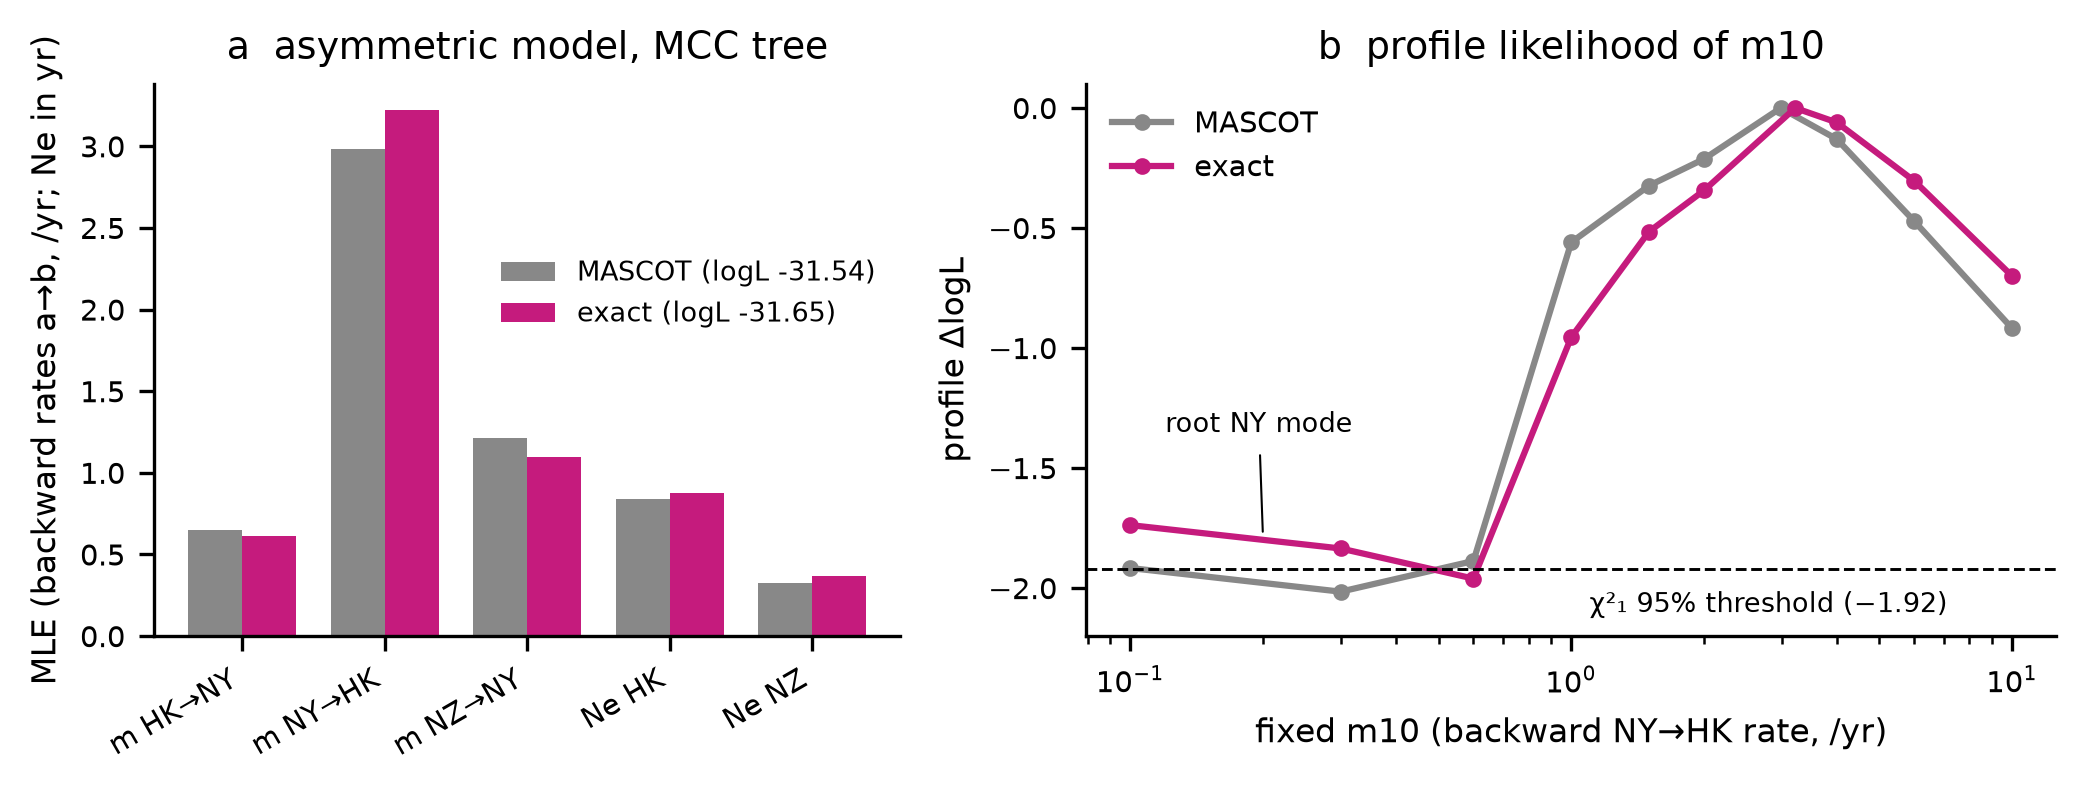

The Python source for this figure:
"""F5: H3N2 (Taming the BEAST MASCOT tutorial MCC tree, 24 tips, 3 demes): MASCOT vs exact (dense).
Source: bench/realdata.csv. (a) asymmetric-model MLEs (nonzero parameters); (b) profile of m10 (NY<-HK backward rate),
best of the two warm-started chains per grid point of the main chain (as in bench/realdata.md), relative to each engine's own maximum."""
import numpy as np
from common import *

R = pd.read_csv(f"{BENCH}/realdata.csv")
fit = R[(R.tree == "mcc") & (R.kind == "fit") & (R.model == "asym")].set_index("engine")
params = [("m01", "m HK→NY"), ("m10", "m NY→HK"), ("m21", "m NZ→NY"), ("Ne0", "Ne HK"), ("Ne2", "Ne NZ")]  # backward a→b
ENG = {"mascot": ("MASCOT", "#888888"), "dense": ("exact", "#c51b7d")}

fig, axes = plt.subplots(1, 2, figsize=(7.0, 2.7), gridspec_kw={"width_ratios": [1, 1.3]})
ax = axes[0]
xs = np.arange(len(params))
for i, (e, (lab, c)) in enumerate(ENG.items()):
    v = [fit.loc[e, p] for p, _ in params]
    ax.bar(xs + (i - .5) * .38, v, .38, color=c, label=f"{lab} (logL {fit.loc[e, 'loglik']:.2f})")
ax.set_xticks(xs); ax.set_xticklabels([n for _, n in params], rotation=30, ha="right")
ax.set_ylabel("MLE (backward rates a→b, /yr; Ne in yr)")
ax.set_title("a  asymmetric model, MCC tree")
ax.legend(frameon=False, fontsize=6.5, loc="center right", bbox_to_anchor=(1.0, 0.62))

ax = axes[1]
P = R[(R.tree == "mcc") & (R.kind == "profile_m10")]
for e, (lab, c) in ENG.items():
    Pe = P[P.engine == e]
    grid = Pe[Pe.start.str.startswith("prof_")].m10.unique()  # main-chain grid; alt chain only used where both exist
    g = Pe[Pe.m10.isin(grid)].groupby("m10").loglik.max()
    best = fit.loc[e, "loglik"]
    x = np.r_[g.index.values, fit.loc[e, "m10"]]; y = np.r_[g.values - best, 0.0]
    o = np.argsort(x)
    ax.plot(x[o], y[o], "-o", ms=3, color=c, label=lab)
ax.axhline(-1.92, color="k", ls="--", lw=.7)
ax.text(1.1, -2.1, "χ²₁ 95% threshold (−1.92)", fontsize=6.5)
ax.set_ylim(-2.2, 0.1)
ax.set_xscale("log"); ax.set_xlabel("fixed m10 (backward NY→HK rate, /yr)")
ax.set_ylabel("profile ΔlogL")
ax.set_title("b  profile likelihood of m10")
ax.annotate("root NY mode", xy=(0.2, -1.8), xytext=(0.12, -1.35), fontsize=6.5, arrowprops=dict(arrowstyle="-", lw=.5))
ax.legend(frameon=False, loc="upper left", fontsize=7)
fig.tight_layout()
save(fig, "fig5_h3n2")
